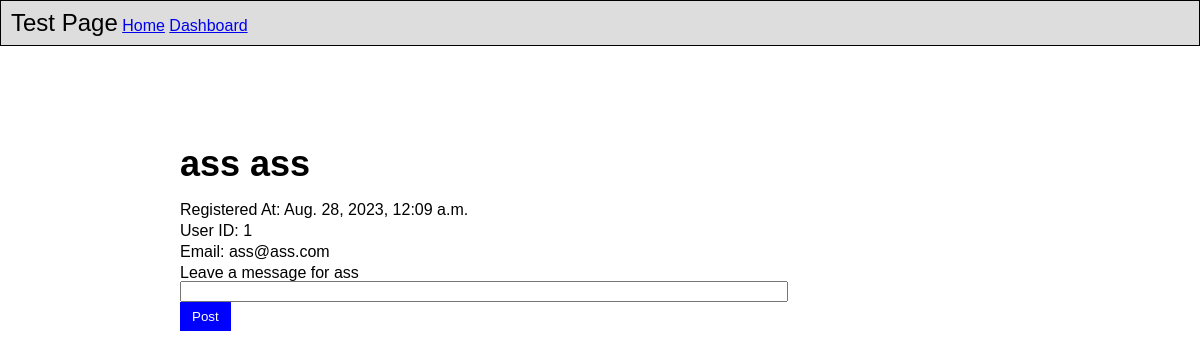
The page /show/1 on the database as committed earlier.
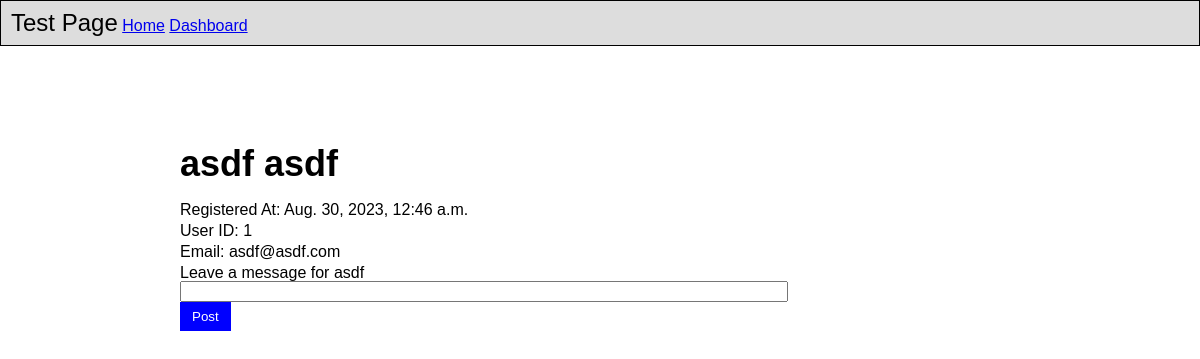
The same page on the database as committed later.
### apps/dash/models.py (models this page shows)
class User(models.Model):
	first_name = models.CharField(max_length=50)
	last_name = models.CharField(max_length=50)
	email = models.EmailField()
	pw = models.CharField(max_length=100)
	created_at = models.DateTimeField(auto_now_add=True)
	updated_at = models.DateTimeField(auto_now=True)
	birthday = models.DateTimeField()
	user_level = models.IntegerField()
	objects = UserManager()

### apps/dash/views.py (the view)
# urls.py: path('show/<int:uid>', views.show, name="show"),
def show(request, uid):
	context={
		"posts":Post.objects.filter(post_user=User.objects.get(id=uid)),
		"user":User.objects.get(id=uid),
	}
	return render(request, "dash/show.html", context)

### apps/dash/templates/dash/show.html (shortened to what this page needs)
<!DOCTYPE html>
<html>
<head>
  {% load static %}
  <link rel="stylesheet" type="text/css" href="../../static/reset.css">
  <link rel="stylesheet" type="text/css" href="../../static/show.css">
</head>
<body>
  <div>
    <div>
      <ul>
        <li><h3>Test Page</h3></li>
        <li><a href="/index/">Home</a></li>
        <li><a href="/dashboard/">Dashboard</a></li>
      </ul>
      <div id="wrapper">
        <div id="user-info">
          <h1>{{user.first_name}} {{user.last_name}}</h1>
          <p>Registered At: {{user.created_at}}</p>
          <p>User ID: {{user.id}}</p>
          <p>Email: {{user.email}}</p>
        </div>
        <div>
          <h2>Leave a message for {{user.first_name}}</h2>
          <form action="/add_post/" method="post">
            <input type="text" name="post_text"/>
            <button type="submit">Post</button>
          </form>
        </div>
      </div>
    </div>
  </div>
</body>
</html>

Rows that differ between the two databases and show on the page:
changed User id 1: first_name "ass" → "asdf"; last_name "ass" → "asdf"; created_at "Aug. 28, 2023, 12:09 a.m." → "Aug. 30, 2023, 12:46 a.m."; email "ass@ass.com" → "asdf@asdf.com"
